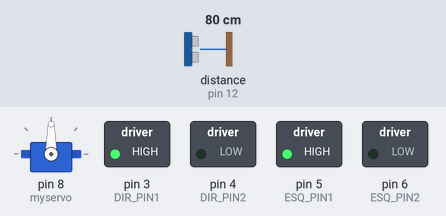
Recording of a sketch running on a simulated Arduino Uno, built with avr-gcc and run on an emulated ATmega328P. On the bench: servo, switched loads named in the sketch (green lamp = pin HIGH). Wiring (inferred from the names in the program): ultrasonic range finder: trigger pin 13; echo pin 12. Dashed ring = blinking. The test bench sets the inputs (shaded band); at power-on: distance to the obstacle (sensor on pin 12) 80 cm. The echo pulse lasts 58.3 µs per cm; pins used as bus, display or sensor lines are not drawn.

Above: at 1.14 s.
1.4 s: distance to the obstacle (sensor on pin 12) set to 16 cm
4.4 s: distance to the obstacle (sensor on pin 12) set to 11 cm
At 4.67 s:
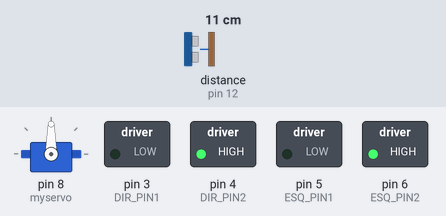
7.4 s: distance to the obstacle (sensor on pin 12) set to 18 cm
At 8.42 s:
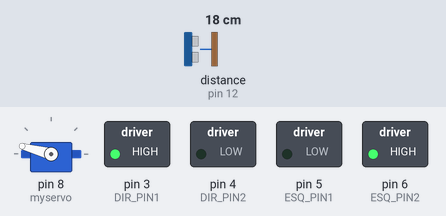
10.4 s: distance to the obstacle (sensor on pin 12) set to 2 cm
At 11.94 s:
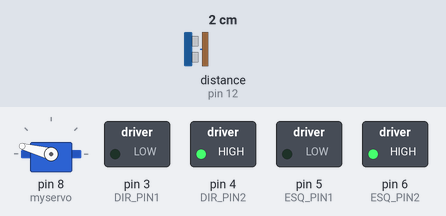
13.4 s: distance to the obstacle (sensor on pin 12) set to 35 cm
At 14.44 s:
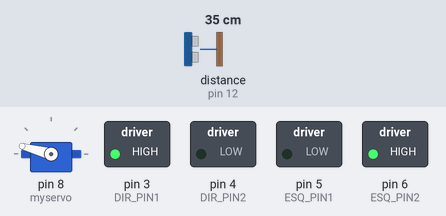
Timing chart, 0 to 16.4 s (numbered marks = the images above; inputs shaded):
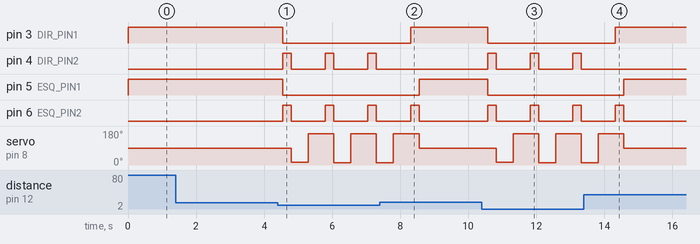

Measured:
- the behaviour switches between 14 and 13 cm on distance to the obstacle (sensor on pin 12) (found by bisection; images 0 and 1)
- after the input at 4.4 s, pin 3 (DIR_PIN1), pin 5 (ESQ_PIN1): HIGH → LOW after 0.15 s; pin 4 (DIR_PIN2), pin 6 (ESQ_PIN2): alternates HIGH for 0.25 s and LOW for 1.0 s, starting after 0.15 s; servo on pin 8 (myservo): 90° → 15° after 0.40 s, → 165° 0.50 s later, → 13° 0.75 s later, → 165° 0.50 s later, … (5 changes in this stretch)
- after the input at 7.4 s, pin 3 (DIR_PIN1): LOW → HIGH after 0.90 s; pin 4 (DIR_PIN2): stops changing and stays LOW; pin 5 (ESQ_PIN1): LOW → HIGH after 1.2 s; pin 6 (ESQ_PIN2): goes on until 8.6 s, then stays LOW
- after the input at 10.4 s, pin 3 (DIR_PIN1), pin 5 (ESQ_PIN1): HIGH → LOW after 0.17 s; pin 4 (DIR_PIN2), pin 6 (ESQ_PIN2): alternates HIGH for 0.25 s and LOW for 1.0 s, starting after 0.17 s; servo on pin 8 (myservo): 90° → 15° after 0.42 s, → 165° 0.50 s later, → 13° 0.75 s later, → 165° 0.50 s later, … (5 changes in this stretch)
- after the input at 13.4 s, pin 3 (DIR_PIN1): LOW → HIGH after 0.92 s; pin 4 (DIR_PIN2): stops changing and stays LOW; pin 5 (ESQ_PIN1): LOW → HIGH after 1.2 s; pin 6 (ESQ_PIN2): goes on until 14.6 s, then stays LOW

The sketch:

RobotNavigatorino.ino
```cpp
#include <Servo.h>
#define DIR_PIN1  3
#define DIR_PIN2  4
#define ESQ_PIN1  5
#define ESQ_PIN2  6
#define ECHO  12
#define TRIG  13
Servo myservo;
void setup()
{
  myservo.attach(8);
  myservo.write(90);
  Serial.begin(9600);
  setupMove();
  setupUltrasonic();
}

void loop()
{
  unsigned int d, d_esq, d_dir;
  myservo.write(90);
  moveFrente();
  delay(250);
  movePara();
  d = leDistancia();

  if(d < 13)
  {
    moveTras();
    delay(250);
    movePara();
    myservo.write(15);
    delay(500);
    d_dir = leDistancia();
    myservo.write(165);
    delay(500);
    d_esq = leDistancia();

         while(d_dir < 13 && d_esq < 13)
    {
      moveTras();
      delay(250);
      movePara();
      myservo.write(13);
      delay(500);
      d_dir = leDistancia();
      myservo.write(165);
      delay(500);
      d_esq = leDistancia();
     }

    if(d_dir>d_esq)
      {
        moveDireita();
        delay(250);
        movePara();
      }
     else
      {
        moveEsquerda();
        delay(250);
        movePara();
      }
   }
}

void moveTras()
{
  digitalWrite(ESQ_PIN1, LOW);
  digitalWrite(ESQ_PIN2, HIGH);
  digitalWrite(DIR_PIN1, LOW);
  digitalWrite(DIR_PIN2, HIGH);
}

void moveFrente()
{
  digitalWrite(ESQ_PIN1, HIGH);
  digitalWrite(ESQ_PIN2, LOW);
  digitalWrite(DIR_PIN1, HIGH);
  digitalWrite(DIR_PIN2, LOW);
}

void moveDireita()
{
  digitalWrite(ESQ_PIN1, HIGH);
  digitalWrite(ESQ_PIN2, LOW);
  digitalWrite(DIR_PIN1, LOW);
  digitalWrite(DIR_PIN2, HIGH);
}

void moveEsquerda()
{
  digitalWrite(ESQ_PIN1, LOW);
  digitalWrite(ESQ_PIN2, HIGH);
  digitalWrite(DIR_PIN1, HIGH);
  digitalWrite(DIR_PIN2, LOW);
}

void movePara()
{

  digitalWrite(ESQ_PIN1, LOW);
  digitalWrite(ESQ_PIN2, LOW);
  digitalWrite(DIR_PIN1, LOW);
  digitalWrite(DIR_PIN2, LOW);
}

void setupMove()
{

  pinMode(ESQ_PIN1, OUTPUT);
  pinMode(ESQ_PIN2, OUTPUT);
  pinMode(DIR_PIN1, OUTPUT);
  pinMode(DIR_PIN2, OUTPUT);
  digitalWrite(ESQ_PIN1, LOW);
  digitalWrite(ESQ_PIN2, LOW);
  digitalWrite(DIR_PIN1, LOW);
  digitalWrite(DIR_PIN2, LOW);
}

unsigned int leDistancia()
{
  int duracao;
  digitalWrite(TRIG, LOW);
  delayMicroseconds(2);
  digitalWrite(TRIG, HIGH);
  delayMicroseconds(10);
  digitalWrite(TRIG, LOW);
  duracao = pulseIn(ECHO, HIGH);
  return duracao/58;
}

void setupUltrasonic()
{
  pinMode(TRIG, OUTPUT);
  pinMode(ECHO, INPUT);
  digitalWrite(TRIG, LOW);
}
```
